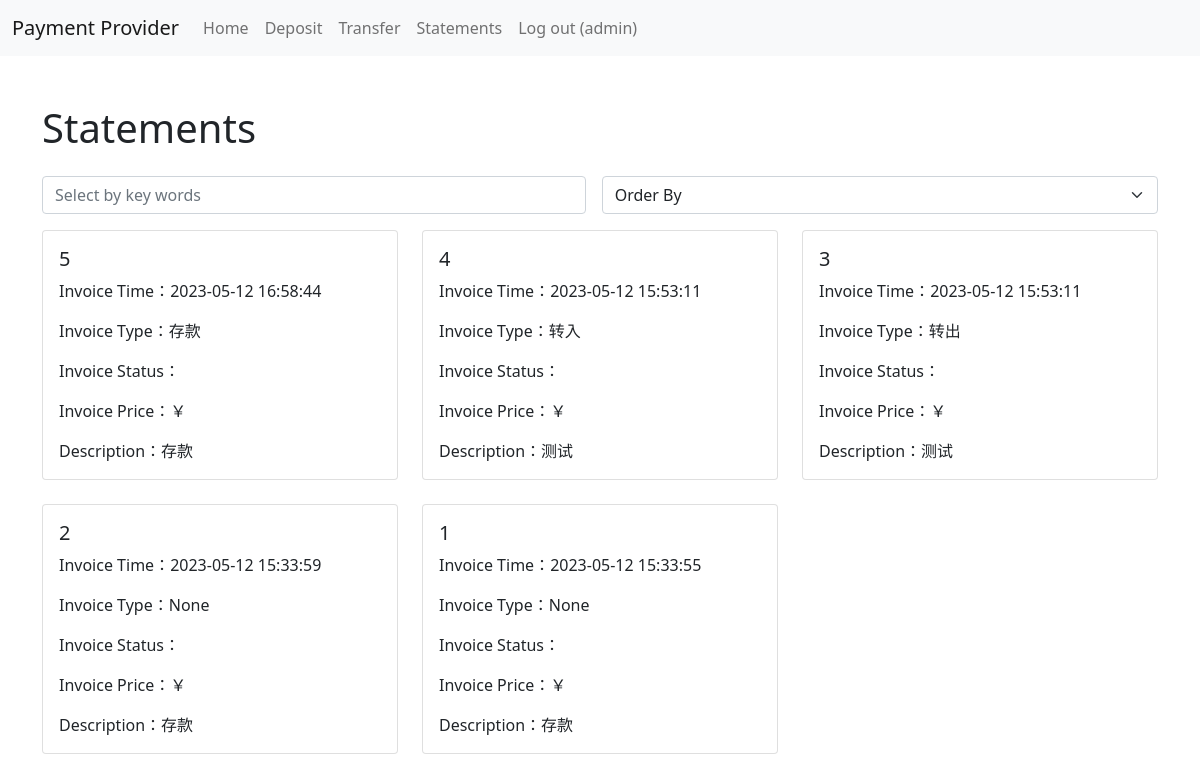
The app's page /order/ (signed in) with its own data.
### main/models.py (models this page shows, shortened)
class Payment_Account(AbstractBaseUser):
    user_id = models.AutoField(primary_key=True)
    username = models.CharField(max_length=50, unique=True)
    balance = models.IntegerField(default=0)
    name = models.CharField(max_length=50)
    user_id_number = models.CharField(max_length=18)
    user_phone = models.IntegerField()
    user_email = models.CharField(max_length=50)
    USERNAME_FIELD = 'username'
    objects = MyUserManager()

class Payment_order(models.Model):
    payment_order_id = models.AutoField(primary_key=True)
    user_id = models.ForeignKey(Payment_Account, on_delete=models.CASCADE)
    invoice_time = models.DateTimeField(auto_now_add=True)
    invoice_description = models.CharField(max_length=50)
    Price = models.IntegerField()
    status = models.IntegerField()
    type = models.CharField(max_length=50, null=True, blank=True)

### main/views.py (the view)
# urls.py: path('order/', payment_order_list, name="order"),
@login_required
def payment_order_list(request):
    orders = Payment_order.objects.all().order_by('-invoice_time')
    search = request.GET.get('search')
    if search:
        orders = orders.filter(invoice_description__icontains=search)
    sort = request.GET.get('sort')
    if sort == 'oldest':
        orders = orders.order_by('invoice_time')
    elif sort == 'latest':
        orders = orders.order_by('-invoice_time')
    paginator = Paginator(orders, 12)
    page_number = request.GET.get('page', 1)
    page = paginator.get_page(page_number)
    return render(request, 'order.html', {'orders': page, 'search': search, 'sort': sort})

### main/backend.py (called while the page is built)
    def get_user(self, user_id):
        try:
            return Payment_Account.objects.get(pk=user_id)
        except Payment_Account.DoesNotExist:
            return None

### templates/order.html (shortened to what this page needs)
{% extends 'base.html' %}
{% block content %}
    <div class="container my-5">
        <h1 class="mb-4">Statements</h1>
        <div class="row">
            <div class="col-12 mb-3">
                <form method="get" class="d-flex">
                    <input type="text" name="search" placeholder="Select by key words" class="form-control me-3">
                    <select name="sort" class="form-select" onchange="this.form.submit()">
                        <option value="">Order By</option>
                    </select>
                </form>
            </div>
            {% for order in orders %}
                <div class="col-12 col-md-6 col-lg-4">
                    <div class="card mb-4">
                        <div class="card-body">
                            <h5 class="card-title">{{ order.payment_order_id }}</h5>
                            <p class="card-text">Invoice Time：{{ order.invoice_time|date:"Y-m-d H:i:s" }}</p>
                            <p class="card-text">Invoice Type：{{ order.type }}</p>
                            <p class="card-text">Invoice Status：{{ order.get_status_display }}</p>
                            <p class="card-text">Invoice Price：￥{{ order.price }}</p>
                            <p class="card-text">Description：{{ order.invoice_description }}</p>
                        </div>
                    </div>
                </div>
            {% endfor %}
        </div>
    </div>
{% endblock %}

### templates/base.html (shortened to what this page needs)
<!DOCTYPE html>
<html lang="en">
<head>
    <link rel="stylesheet" href="https://cdnjs.cloudflare.com/ajax/libs/twitter-bootstrap/5.1.0/css/bootstrap.min.css">
</head>
<body>
<nav class="navbar navbar-expand-lg navbar-light bg-light">
    <div class="container-fluid">
        <a class="navbar-brand" href="#">Payment Provider</a>
        <div class="collapse navbar-collapse" id="navbarNav">
            <ul class="navbar-nav">
                <li class="nav-item">
                    <a class="nav-link" href="{% url 'home' %}">Home</a>
                </li>
                {% if user.is_authenticated %}
                    <li class="nav-item">
                        <a class="nav-link" href="{% url 'deposit' %}">Deposit</a>
                    </li>
                    <li class="nav-item">
                        <a class="nav-link" href="{% url 'transfer' %}">Transfer</a>
                    </li>
                    <li class="nav-item">
                        <a class="nav-link" href="{% url 'order' %}">Statements</a>
                    </li>
                    <li class="nav-item">
                        <a class="nav-link" href="{% url 'logout' %}">Log out ({{ user.username }})</a>
                    </li>
                {% endif %}
            </ul>
        </div>
    </div>
</nav>
{% block content %}{% endblock %}
</body>
</html>

### templates/base.html (style rules this page uses)
body { min-height: 100vh; }

### records on screen
Payment_Account: username "admin"
Payment_order: payment_order_id "5", invoice_time "2023-05-12 16:58:44", type "存款", invoice_description "存款"
Payment_order: payment_order_id "4", invoice_time "2023-05-12 15:53:11", type "转入", invoice_description "测试"
Payment_order: payment_order_id "3", invoice_time "2023-05-12 15:53:11", type "转出", invoice_description "测试"
Payment_order: payment_order_id "2", invoice_time "2023-05-12 15:33:59", type "None", invoice_description "存款"
Payment_order: payment_order_id "1", invoice_time "2023-05-12 15:33:55", type "None", invoice_description "存款"
